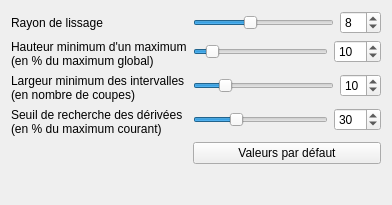
           <widget class="QWidget" name="toolBoxPage1">
            <property name="geometry">
             <rect>
              <x>0</x>
              <y>0</y>
              <width>392</width>
              <height>205</height>
             </rect>
            </property>
            <attribute name="label">
             <string>Z-Mouvement par coupe</string>
            </attribute>
            <layout class="QFormLayout" name="formLayout_10">
             <property name="fieldGrowthPolicy">
              <enum>QFormLayout::AllNonFixedFieldsGrow</enum>
             </property>
             <item row="0" column="0">
              <widget class="QLabel" name="label_38">
               <property name="font">
                <font>
                 <weight>50</weight>
                 <bold>false</bold>
                </font>
               </property>
               <property name="text">
                <string>Rayon de lissage</string>
               </property>
              </widget>
             </item>
             <item row="0" column="1">
              <layout class="QHBoxLayout" name="horizontalLayout_12">
               <item>
                <widget class="QSlider" name="_sliderHistogramSmoothingRadius_zMotion">
                 <property name="minimum">
                  <number>0</number>
                 </property>
                 <property name="maximum">
                  <number>20</number>
                 </property>
                 <property name="pageStep">
                  <number>5</number>
                 </property>
                 <property name="value">
                  <number>8</number>
                 </property>
                 <property name="orientation">
                  <enum>Qt::Horizontal</enum>
                 </property>
                </widget>
               </item>
               <item>
                <widget class="QSpinBox" name="_spinHistogramSmoothingRadius_zMotion">
                 <property name="font">
                  <font>
                   <weight>50</weight>
                   <bold>false</bold>
                  </font>
                 </property>
                 <property name="maximum">
                  <number>20</number>
                 </property>
                 <property name="value">
                  <number>8</number>
                 </property>
                </widget>
               </item>
              </layout>
             </item>
             <item row="2" column="0">
              <widget class="QLabel" name="label_26">
               <property name="font">
                <font>
                 <weight>50</weight>
                 <bold>false</bold>
                </font>
               </property>
               <property name="text">
                <string>Hauteur minimum d'un maximum
(en % du maximum global)</string>
               </property>
              </widget>
             </item>
             <item row="2" column="1">
              <layout class="QHBoxLayout" name="horizontalLayout_9">
               <item>
                <widget class="QSlider" name="_sliderHistogramMinimumHeightOfMaximum_zMotion">
                 <property name="maximum">
                  <number>100</number>
                 </property>
                 <property name="value">
                  <number>10</number>
                 </property>
                 <property name="orientation">
                  <enum>Qt::Horizontal</enum>
                 </property>
                </widget>
               </item>
               <item>
                <widget class="QSpinBox" name="_spinHistogramMinimumHeightOfMaximum_zMotion">
                 <property name="font">
                  <font>
                   <weight>50</weight>
                   <bold>false</bold>
                  </font>
                 </property>
                 <property name="maximum">
                  <number>100</number>
                 </property>
                 <property name="value">
                  <number>10</number>
                 </property>
                </widget>
               </item>
              </layout>
             </item>
             <item row="3" column="0">
              <widget class="QLabel" name="label_5">
               <property name="font">
                <font>
                 <weight>50</weight>
                 <bold>false</bold>
                </font>
               </property>
               <property name="text">
                <string>Largeur minimum des intervalles
(en nombre de coupes)</string>
               </property>
              </widget>
             </item>
             <item row="3" column="1">
              <layout class="QHBoxLayout" name="horizontalLayout_13">
               <item>
                <widget class="QSlider" name="_sliderHistogramMinimumWidthOfInterval_zMotion">
                 <property name="maximum">
                  <number>50</number>
                 </property>
                 <property name="value">
                  <number>10</number>
                 </property>
                 <property name="orientation">
                  <enum>Qt::Horizontal</enum>
                 </property>
                </widget>
               </item>
               <item>
                <widget class="QSpinBox" name="_spinHistogramMinimumWidthOfInterval_zMotion">
                 <property name="font">
                  <font>
                   <weight>50</weight>
                   <bold>false</bold>
                  </font>
                 </property>
                 <property name="maximum">
                  <number>50</number>
                 </property>
                 <property name="value">
                  <number>10</number>
                 </property>
                </widget>
               </item>
              </layout>
             </item>
             <item row="4" column="0">
              <widget class="QLabel" name="label_2">
               <property name="font">
                <font>
                 <weight>50</weight>
                 <bold>false</bold>
                </font>
               </property>
               <property name="text">
                <string>Seuil de recherche des dérivées
(en % du maximum courant)</string>
               </property>
              </widget>
             </item>
             <item row="4" column="1">
              <layout class="QHBoxLayout" name="horizontalLayout_20">
               <item>
                <widget class="QSlider" name="_sliderHistogramDerivativeSearchPercentage_zMotion">
                 <property name="maximum">
                  <number>100</number>
                 </property>
                 <property name="value">
                  <number>30</number>
                 </property>
                 <property name="orientation">
                  <enum>Qt::Horizontal</enum>
                 </property>
                </widget>
               </item>
               <item>
                <widget class="QSpinBox" name="_spinHistogramDerivativeSearchPercentage_zMotion">
                 <property name="font">
                  <font>
                   <weight>50</weight>
                   <bold>false</bold>
                  </font>
                 </property>
                 <property name="maximum">
                  <number>100</number>
                 </property>
                 <property name="value">
                  <number>30</number>
                 </property>
                </widget>
               </item>
              </layout>
             </item>
             <item row="5" column="1">
              <widget class="QPushButton" name="_buttonHistogramResetDefaultValuesZMotion">
               <property name="font">
                <font>
                 <weight>50</weight>
                 <bold>false</bold>
                </font>
               </property>
               <property name="text">
                <string>Valeurs par défaut</string>
               </property>
              </widget>
             </item>
            </layout>
           </widget>
